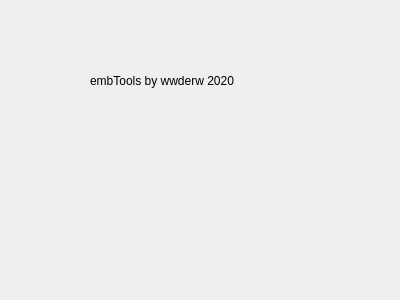
<?xml version="1.0" encoding="UTF-8"?>
<ui version="4.0">
 <class>about</class>
 <widget class="QDialog" name="about">
  <property name="geometry">
   <rect>
    <x>0</x>
    <y>0</y>
    <width>400</width>
    <height>300</height>
   </rect>
  </property>
  <property name="windowTitle">
   <string>Dialog</string>
  </property>
  <widget class="QLabel" name="logo">
   <property name="geometry">
    <rect>
     <x>120</x>
     <y>110</y>
     <width>111</width>
     <height>81</height>
    </rect>
   </property>
   <property name="text">
    <string/>
   </property>
   <property name="pixmap">
    <pixmap resource="Resources.qrc">:/assets/favIcon-196x196.png</pixmap>
   </property>
   <property name="scaledContents">
    <bool>true</bool>
   </property>
  </widget>
  <widget class="QLabel" name="label">
   <property name="geometry">
    <rect>
     <x>90</x>
     <y>60</y>
     <width>201</width>
     <height>41</height>
    </rect>
   </property>
   <property name="text">
    <string>embTools by wwderw 2020</string>
   </property>
  </widget>
 </widget>
 <resources>
  <include location="Resources.qrc"/>
 </resources>
 <connections/>
</ui>
